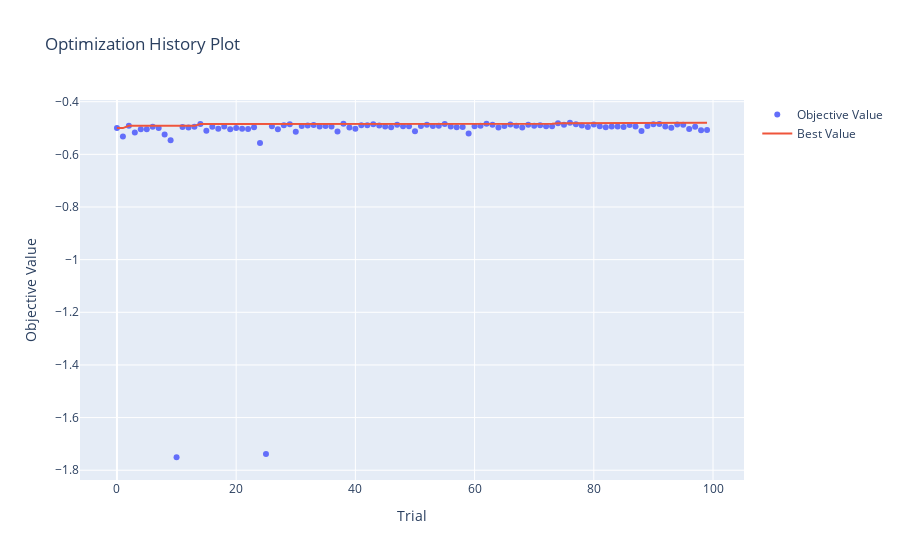

The cell this chart's notebook holds for it:
### Code cell
# import optuna
# from optuna import Trial, visualization

# def objective(trial: Trial) -> float:
#     #MLP parameters
#     activation = trial.suggest_categorical('activation', ['relu'])
#     solver = trial.suggest_categorical('solver', ['adam'])
#     learning_rate = trial.suggest_categorical('learning_rate', ['constant', 'adaptive'])
#     alpha = trial.suggest_loguniform('alpha', 1e-4, 1e-1)
#     early_stopping = trial.suggest_categorical('early_stopping', [True])
#      # Hidden layer sizes
#     n_layers = trial.suggest_int('n_layers', 1, 6)

#     # Hidden layer sizes
#     hidden_layer_sizes = tuple(
#         trial.suggest_int(f'hidden_layer_{i}', 1, 100) for i in range(n_layers)
#     )
    
#     # Create model
#     model = MLPRegressor(activation=activation, hidden_layer_sizes=hidden_layer_sizes, learning_rate=learning_rate, solver=solver, max_iter=1000, random_state=42, early_stopping=early_stopping, alpha=alpha)
    
#     # Cross-validation
#     cv = RepeatedKFold(n_splits=10, n_repeats=3, random_state=42)
#     cv_abs_error = cross_val_score(model, X, y, cv=cv, scoring='neg_mean_absolute_error', n_jobs=-1)
#     return cv_abs_error.mean()


# study = optuna.create_study(direction='maximize')
# study.optimize(objective, n_trials=100)
# print('Best Trial:', study.best_trial.params)
# print('Best Score:', study.best_value)

# #visualize the optimization history
# optuna.visualization.plot_optimization_history(study)

### Figure 1 — Plotly figure (JSON) as saved in the notebook; plotly's stock layout.template omitted (floating-point values rounded to 4 significant figures)
{"data": [{"mode": "markers", "name": "Objective Value", "type": "scatter", "x": [0, 1, 2, 3, 4, 5, 6, 7, 8, 9, 10, 11, 12, 13, 14, 15, 16, 17, 18, 19, 20, 21, 22, 23, 24, 25, 26, 27, 28, 29, 30, 31, 32, 33, 34, 35, 36, 37, 38, 39, 40, 41, 42, 43, 44, 45, 46, 47, 48, 49, 50, 51, 52, 53, 54, 55, 56, 57, 58, 59, 60, 61, 62, 63, 64, 65, 66, 67, 68, 69, 70, 71, 72, 73, 74, 75, 76, 77, 78, 79, 80, 81, 82, 83, 84, 85, 86, 87, 88, 89, 90, 91, 92, 93, 94, 95, 96, 97, 98, 99], "y": [-0.5003, -0.5321, -0.4918, -0.5169, -0.5044, -0.5051, -0.4954, -0.5003, -0.5244, -0.5466, -1.751, -0.496, -0.4983, -0.4949, -0.4852, -0.5107, -0.4956, -0.5031, -0.4938, -0.5052, -0.5002, -0.503, -0.504, -0.4969, -0.557, -1.739, -0.4934, -0.5045, -0.4892, -0.4857, -0.5146, -0.4925, -0.4909, -0.4886, -0.494, -0.4928, -0.494, -0.5133, -0.4841, -0.4983, -0.5025, -0.4898, -0.4897, -0.4853, -0.4908, -0.4942, -0.4969, -0.4878, -0.4933, -0.4931, -0.5122, -0.4919, -0.488, -0.4919, -0.4915, -0.4847, -0.4942, -0.4975, -0.4957, -0.5208, -0.4936, -0.4913, -0.4842, -0.4875, -0.4976, -0.4921, -0.4868, -0.4911, -0.4981, -0.4876, -0.4911, -0.4897, -0.4934, -0.4936, -0.4819, -0.4875, -0.48, -0.4853, -0.4907, -0.4959, -0.487, -0.4937, -0.4972, -0.4946, -0.4939, -0.4963, -0.4883, -0.494, -0.5116, -0.4925, -0.4857, -0.4852, -0.494, -0.4986, -0.4862, -0.4876, -0.504, -0.495, -0.5083, -0.5072]}, {"name": "Best Value", "type": "scatter", "x": [0, 1, 2, 3, 4, 5, 6, 7, 8, 9, 10, 11, 12, 13, 14, 15, 16, 17, 18, 19, 20, 21, 22, 23, 24, 25, 26, 27, 28, 29, 30, 31, 32, 33, 34, 35, 36, 37, 38, 39, 40, 41, 42, 43, 44, 45, 46, 47, 48, 49, 50, 51, 52, 53, 54, 55, 56, 57, 58, 59, 60, 61, 62, 63, 64, 65, 66, 67, 68, 69, 70, 71, 72, 73, 74, 75, 76, 77, 78, 79, 80, 81, 82, 83, 84, 85, 86, 87, 88, 89, 90, 91, 92, 93, 94, 95, 96, 97, 98, 99], "y": [-0.5003, -0.5003, -0.4918, -0.4918, -0.4918, -0.4918, -0.4918, -0.4918, -0.4918, -0.4918, -0.4918, -0.4918, -0.4918, -0.4918, -0.4852, -0.4852, -0.4852, -0.4852, -0.4852, -0.4852, -0.4852, -0.4852, -0.4852, -0.4852, -0.4852, -0.4852, -0.4852, -0.4852, -0.4852, -0.4852, -0.4852, -0.4852, -0.4852, -0.4852, -0.4852, -0.4852, -0.4852, -0.4852, -0.4841, -0.4841, -0.4841, -0.4841, -0.4841, -0.4841, -0.4841, -0.4841, -0.4841, -0.4841, -0.4841, -0.4841, -0.4841, -0.4841, -0.4841, -0.4841, -0.4841, -0.4841, -0.4841, -0.4841, -0.4841, -0.4841, -0.4841, -0.4841, -0.4841, -0.4841, -0.4841, -0.4841, -0.4841, -0.4841, -0.4841, -0.4841, -0.4841, -0.4841, -0.4841, -0.4841, -0.4819, -0.4819, -0.48, -0.48, -0.48, -0.48, -0.48, -0.48, -0.48, -0.48, -0.48, -0.48, -0.48, -0.48, -0.48, -0.48, -0.48, -0.48, -0.48, -0.48, -0.48, -0.48, -0.48, -0.48, -0.48, -0.48]}], "layout": {"title": {"text": "Optimization History Plot"}, "xaxis": {"title": {"text": "Trial"}}, "yaxis": {"title": {"text": "Objective Value"}}}}
